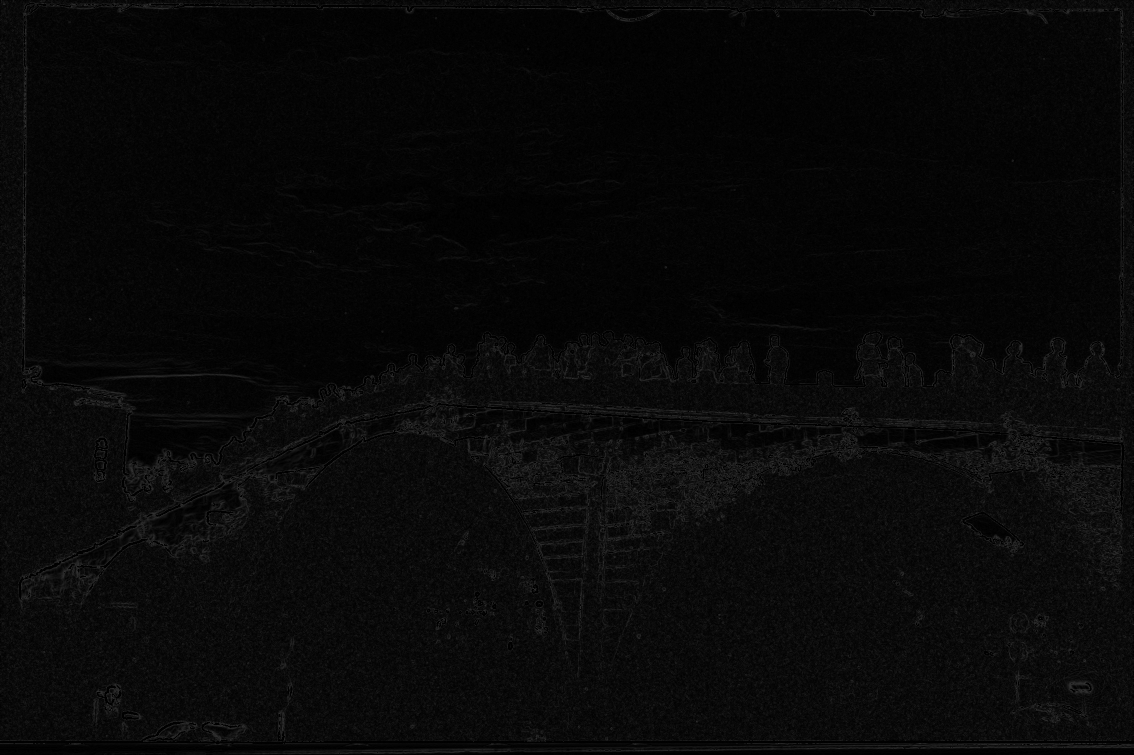
#> input picture edges.jpg, 2267 x 1510 px, given in place of testImg.tiff, which was not available (shown at 1/2 size)
$ python sobel_edge_detection.py   (older library calls are emulated)
#> lines starting #> are read from the running program, lines starting #| are printed output that depends on the picture; pictures that were not available may be replaced by others from this repository, and a replacement may not be noted
### processors/NEGstudio.py
import cv2
import numpy as np
import math


class NEG:
    # [68 lines left out: functions __init__, blackBroadVerify, sobel_edge_detection, not called in this run]
    def cutBlack(self,img):
        Vsize = img.shape[0]
        Hsize = img.shape[1]
        for i in range(Vsize):
            for j in range(Hsize):
                if img[i][j] > 50:
                    img[i][j] = 0
        return img

    # [240 lines left out: functions broaderlinesDebug, broaderDebug, HoughTF, __findTangent, __tangent2angle, __findHV and 8 more, not called in this run]
    def sample(self,sourceImg):
        self.sampleImage = self.warp_perspective_by_corners(sourceImg, self.corners)

    # [53 lines left out: functions BGR2LAB, convertNEG_shabi, HLanalyse_absolute, HLanalyse_thereshold, channleAlignment, not called in this run]

    def linearFunction_2dot(self,x1,y1,x2,y2,x):
        y = y1 + (y2-y1)/(x2-x1)*(x-x1)
        return y
    # [132 lines left out: functions writeLUT_linear, convertNEG_v1, __findCorner, FindBroaders, BGR2LAB, convertNEG_shabi and 3 more, not called in this run]

### processors/sobel_edge_detection.py
import cv2
import numpy as np
from NEGstudio import NEG
def sobel_edge_detection(image_path, output_path=None):
#> called with image_path = 'testImg.tiff', output_path = 'edges.jpg'
    img = cv2.imread(image_path, cv2.IMREAD_GRAYSCALE)
#> img is the input picture: shape (1510, 2267); min 0, max 57, mean 8.3
    if img is None:
        raise ValueError("无法读取图像")
    img_blur = cv2.GaussianBlur(img, (3, 3), 0)
    sobel_x = cv2.Sobel(img_blur, cv2.CV_64F, 1, 0, ksize=3)
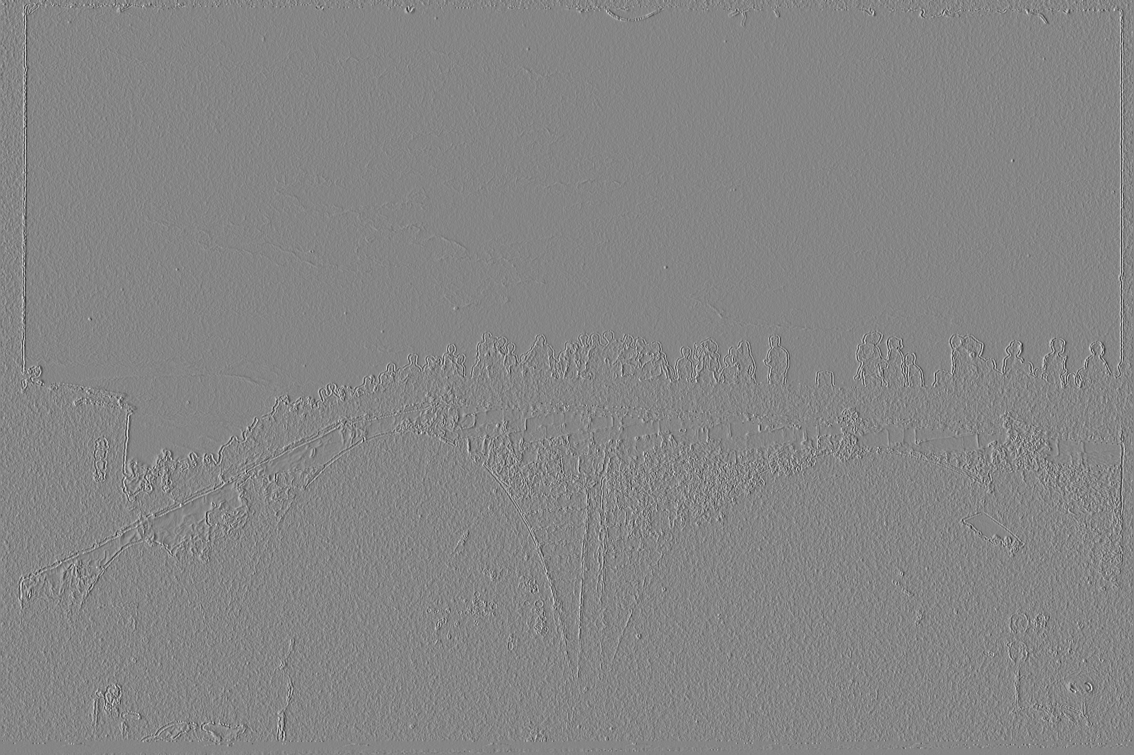
#> sobel_x: shape (1510, 2267) float64 (shown at 1/2 size); min -142, max 129, mean 0; drawn with min black and max white
    sobel_y = cv2.Sobel(img_blur, cv2.CV_64F, 0, 1, ksize=3)
    gradient_magnitude = np.sqrt(sobel_x**2 + sobel_y**2)
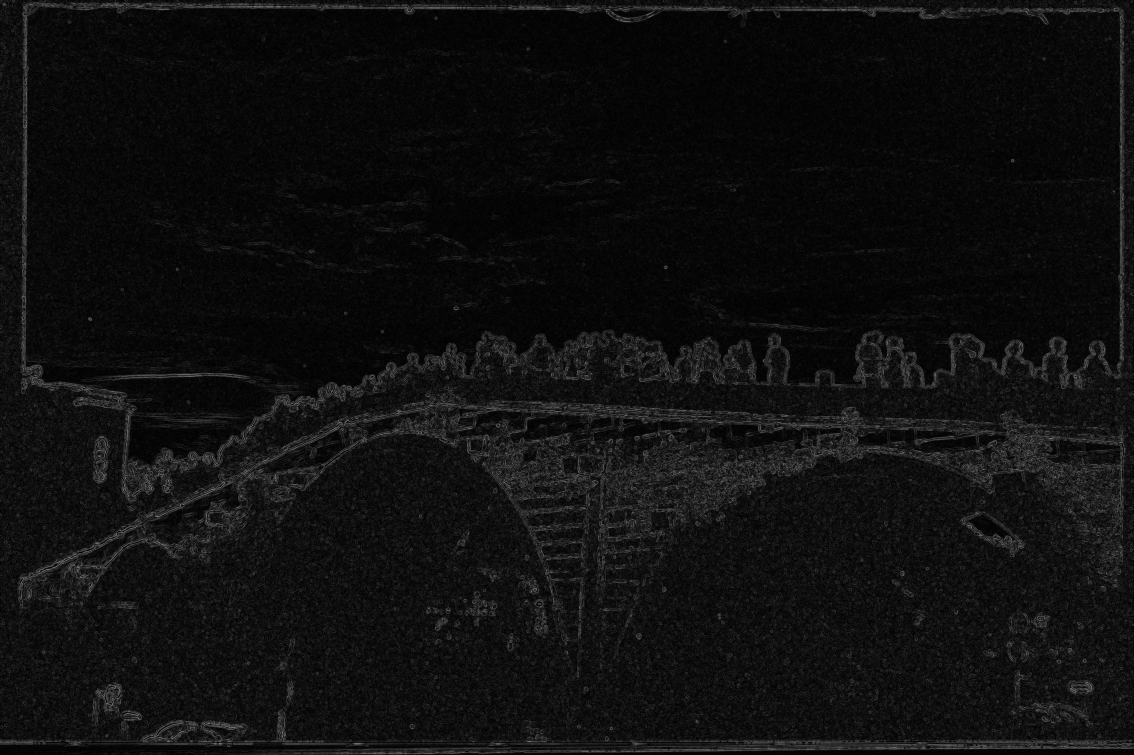
#> gradient_magnitude: shape (1510, 2267) float64 (shown at 1/2 size); min 0, max 144.5, mean 15.4
    gradient_magnitude = np.uint8(255 * gradient_magnitude / np.max(gradient_magnitude))
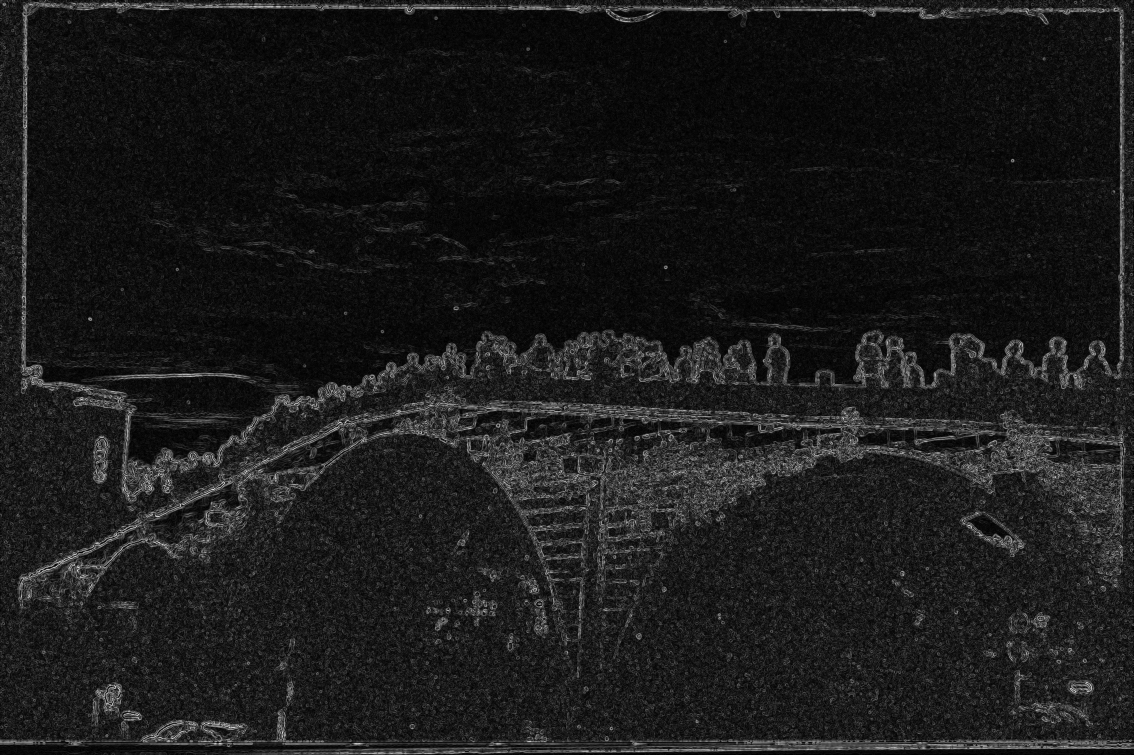
#> gradient_magnitude: shape (1510, 2267) (shown at 1/2 size); min 0, max 255, mean 26.7
    gradient_magnitude = NEG.cutBlack(None,gradient_magnitude)
    if output_path:
        cv2.imwrite(output_path, gradient_magnitude)
    return gradient_magnitude
if __name__ == "__main__":
    input_image = "testImg.tiff"
    output_image = "edges.jpg"
    edges = sobel_edge_detection(input_image, output_image)
    cv2.imshow("Edges", edges)
    cv2.waitKey(0)
    cv2.destroyAllWindows()
